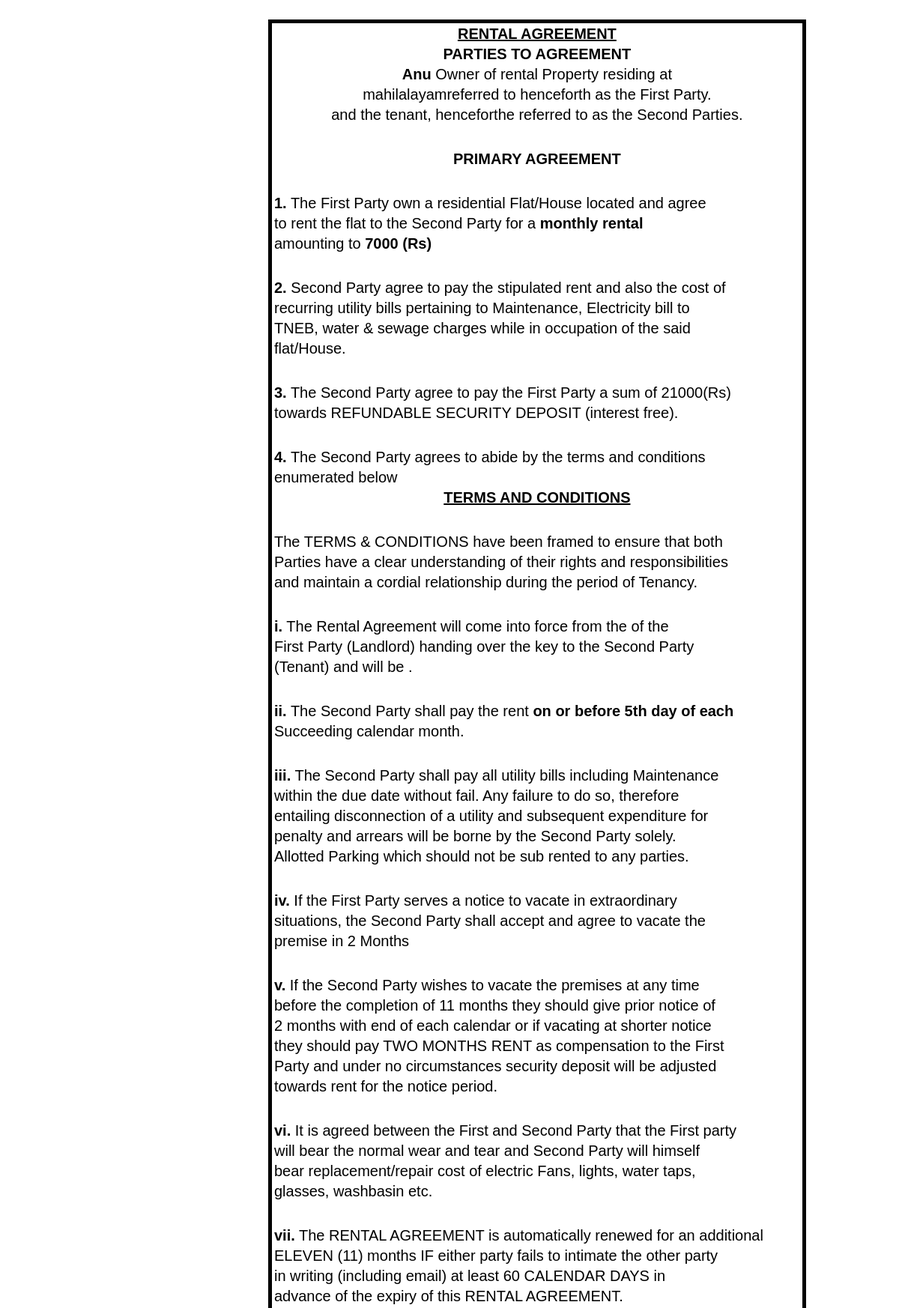
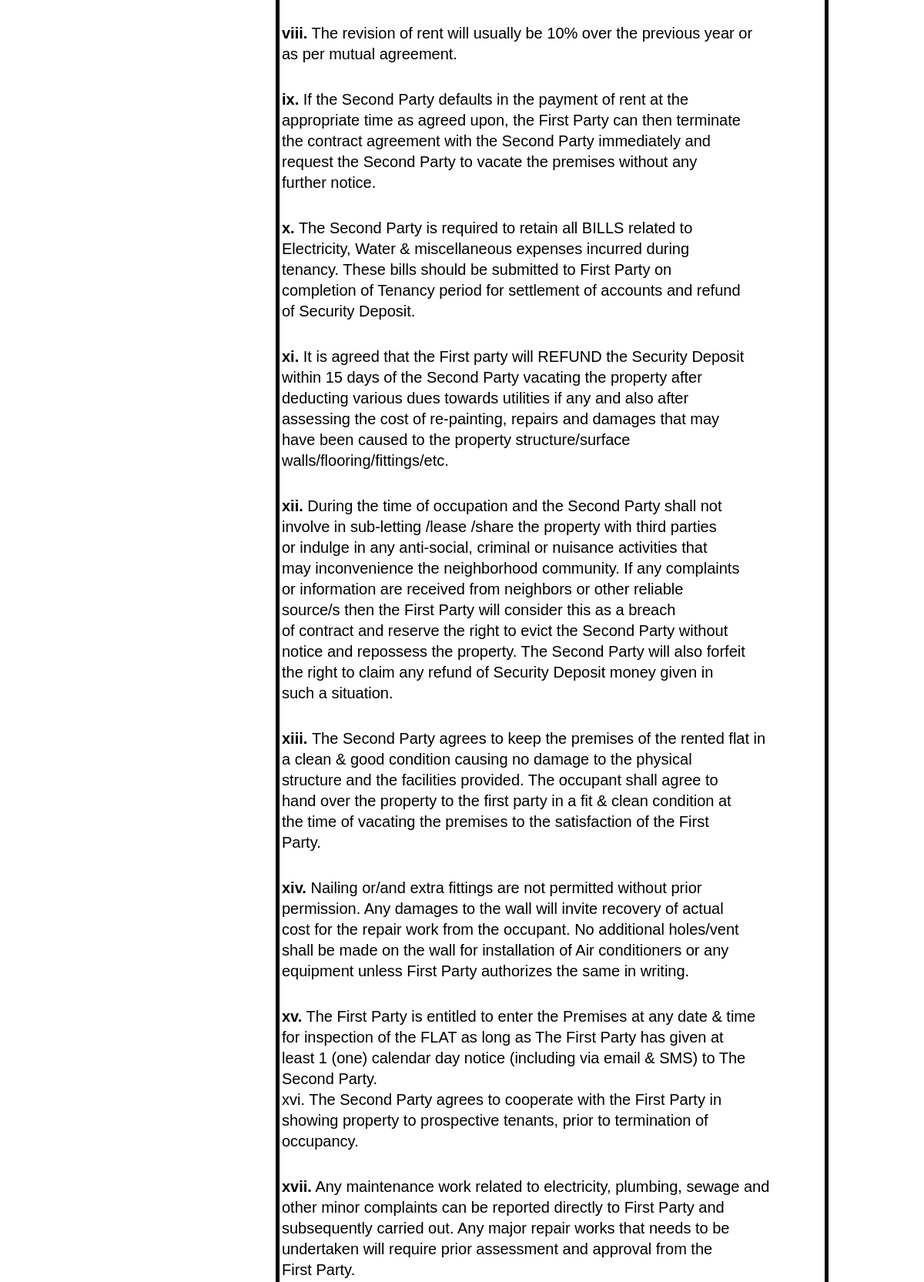
The page /rentalagreementview.php?id=12&name=12 (upper part) on the database its author committed (2 pictures, top to bottom).
### tables this page shows
CREATE TABLE `owner` (
  `no` varchar(15) NOT NULL,
  `name` varchar(30) DEFAULT NULL,
  `phoneno` varchar(25) NOT NULL,
  `email` varchar(35) NOT NULL,
  `dob` date DEFAULT NULL,
  `license` varchar(30) NOT NULL,
  `viterid` varchar(30) NOT NULL,
  `curaddress` varchar(350) DEFAULT NULL,
  `city` varchar(350) DEFAULT NULL,
  `disno` int(3) DEFAULT NULL,
  `pin` varchar(10) DEFAULT NULL,
  `desg` varchar(20) DEFAULT NULL,
  `ono` varchar(15) DEFAULT NULL,
  `ora` varchar(3) DEFAULT NULL,
  `num` int(15) DEFAULT NULL,
  `apornot` int(1) DEFAULT 0,
  `odate` datetime DEFAULT current_timestamp()
);

CREATE TABLE `advertisement` (
  `num` int(15) NOT NULL,
  `no` varchar(15) NOT NULL,
  `oname` varchar(35) DEFAULT NULL,
  `typeof` int(5) DEFAULT NULL,
  `advno` int(10) NOT NULL,
  `ora` varchar(3) DEFAULT NULL,
  `nofbatch` int(10) NOT NULL,
  `bhk` int(5) NOT NULL,
  `forb` varchar(5) DEFAULT NULL,
  `sqrft` varchar(20) DEFAULT NULL,
  `facing` varchar(10) DEFAULT NULL,
  `fy` varchar(3) DEFAULT NULL,
  `flatcno` varchar(12) DEFAULT NULL,
  `ebc` varchar(12) DEFAULT NULL,
  `tax` varchar(12) DEFAULT NULL,
  `rent` int(15) NOT NULL,
  `floor` int(6) DEFAULT NULL,
  `adno` int(11) DEFAULT NULL,
  `year` varchar(10) DEFAULT NULL,
  `pkno` int(5) NOT NULL,
  `description` varchar(500) DEFAULT NULL,
  `loan` varchar(3) DEFAULT NULL,
  `autname` varchar(30) DEFAULT NULL,
  `autdob` date DEFAULT NULL,
  `autcity` varchar(25) DEFAULT NULL,
  `autcno` varchar(12) DEFAULT NULL,
  `autpin` varchar(12) DEFAULT NULL,
  `autdesg` varchar(35) DEFAULT NULL,
  `autemail` varchar(35) DEFAULT NULL,
  `dis` int(4) DEFAULT NULL,
  `relation` varchar(12) DEFAULT NULL,
  `cno` varchar(15) DEFAULT NULL,
  `apornot` int(3) DEFAULT 0
);

### rentalagreementview.php (the view, shortened to what this page needs)
<html>
<head><title>rental agreement</title>
</head>
<body>
	<?php
	include'dataconnect.php';
	$num=$_GET['id'];
$sql=$conn->query("select * from advertisement where num='$num'");
  if($sql->num_rows >0)
    {
        while($res=mysqli_fetch_array($sql))
        {
         $userid=$res['no'];
         $rent=$res['rent'];
        }
    }
    $res=$conn->query("select * from owner where no='$userid'");
if($res->num_rows >0)
{
while($row=mysqli_fetch_assoc($res)){
$name=$row['name'];
$cur=$row['curaddress'];
}
}
$advpay=3*$rent;
?>
<table>
    <center><tr><center><td align="center"><b><u>RENTAL AGREEMENT</u></b></td></center></tr></center>
<tr><td align="center"><b>PARTIES TO AGREEMENT</b></td></tr>
<div class="letter">
<tr><center><td><center><b>
<?php echo $name;?></b> Owner of rental Property residing at</center></td></tr>
<tr><td><center><?php echo $cur;?>referred to henceforth as the First Party.</td></center></tr>
<tr><td><center>and
<b><?php echo $rentername;?></b> the tenant, henceforthe referred to as the Second Parties.</center></td></tr></div>
<tr><td></td></tr>
<tr><td></td></tr>
<tr><td></td></tr>
<tr><td></td></tr>
<tr><td></td></tr>
<tr><td></td></tr>
<tr><td></td></tr>
<tr><td></td></tr>
<tr><td><center><b>PRIMARY AGREEMENT</b></center></td></tr><tr><td></td></tr>
<tr><td></td></tr>
<tr><td></td></tr>
<tr><td></td></tr>
<tr><td></td></tr>
<tr><td></td></tr>
<tr><td></td></tr>
<tr><td></td></tr>
<center>
<tr><td><b>1.</b> The First Party own a residential Flat/House located  and agree</td></tr><tr><td> to rent the flat to the Second Party for a <b>monthly rental</b></td></tr><tr><td> amounting to <b><?php echo $rent;?> (Rs)</b></td></tr>
<tr><td></td></tr>
<tr><td></td></tr>
<tr><td></td></tr>
<tr><td></td></tr>
<tr><td></td></tr>
<tr><td></td></tr>
<tr><td></td></tr>
<tr><td></td></tr>
<tr><td><b>2.</b> Second Party agree to pay the stipulated rent and also the cost of</td></tr><tr><td> recurring utility bills pertaining to Maintenance, Electricity bill to</td></tr><tr><td> TNEB, water & sewage charges while in occupation of the said</td></tr><tr><td> flat/House.</td></tr>
<tr><td></td></tr>
<tr><td></td></tr>
<tr><td></td></tr>
<tr><td></td></tr>
<tr><td></td></tr>
<tr><td></td></tr>
<tr><td></td></tr>
<tr><td></td></tr>
<tr><td><b>3.</b> The Second Party agree to pay the First Party a sum of <?php echo $advpay;?>(Rs)</td></tr><tr><td> towards REFUNDABLE SECURITY DEPOSIT (interest free).</td></tr>
<tr><td></td></tr>
<tr><td></td></tr>
<tr><td></td></tr>
<tr><td></td></tr>
<tr><td></td></tr>
<tr><td></td></tr>
<tr><td></td></tr>
<tr><td></td></tr>
<tr><td><b>4.</b> The Second Party agrees to abide by the terms and conditions</td></tr><tr><td> enumerated below</td></tr>
<tr><td><center><b><u>TERMS AND CONDITIONS<u></b></center></td></tr>
    <tr><td></td></tr>
<tr><td></td></tr>
<tr><td></td></tr>
<tr><td></td></tr>
<tr><td></td></tr>
<tr><td></td></tr>
<tr><td></td></tr>
<tr><td></td></tr>
<tr><td>The TERMS & CONDITIONS have been framed to ensure that both </td></tr><tr><td>Parties have a clear understanding of their rights and responsibilities </td></tr><tr><td>and maintain a cordial relationship during the period of Tenancy.</td></tr>
<tr><td></td></tr>
<tr><td></td></tr>
<tr><td></td></tr>
<tr><td></td></tr>
<tr><td></td></tr>
<tr><td></td></tr>
<tr><td></td></tr>
<tr><td></td></tr>
<tr><td><b>i.</b> The Rental Agreement will come into force from the <?php echo $join?> of the </td></tr><tr><td>First Party (Landlord) handing over the key to the Second Party </td></tr><tr><td>(Tenant) and will be <?php echo $joinexp;?>.</td></tr><tr><td></td></tr>
<tr><td></td></tr>
<tr><td></td></tr>
<tr><td></td></tr>
<tr><td></td></tr>
<tr><td></td></tr>
<tr><td></td></tr>
<tr><td></td></tr>
<tr><td><b>ii.</b> The Second Party shall pay the rent <b>on or before 5th day of each</td></tr><tr><td> Succeeding calendar month</b>.</td></tr><tr><td></td></tr>
<tr><td></td></tr>
<tr><td></td></tr>
<tr><td></td></tr>
<tr><td></td></tr>
<tr><td></td></tr>
<tr><td></td></tr>
<tr><td></td></tr>
<tr><td><b>iii.</b> The Second Party shall pay all utility bills including Maintenance</td></tr><tr><td> within the due date without fail. Any failure to do so, therefore</td></tr><tr><td> entailing disconnection of a utility and subsequent expenditure for</td></tr><tr><td> penalty and arrears will be borne by the Second Party solely.</td></tr>
<tr><td>Allotted  Parking which should not be sub rented to any parties.</td></tr><tr><td></td></tr>
<tr><td></td></tr>
<tr><td></td></tr>
<tr><td></td></tr>
<tr><td></td></tr>
<tr><td></td></tr>
<tr><td></td></tr>
<tr><td></td></tr>
<tr><td><b>iv.</b> If the First Party serves a notice to vacate in extraordinary</td></tr><tr><td> situations, the Second Party shall accept and agree to vacate the</td></tr><tr><td> premise in 2 Months</td></tr>
<tr><td></td></tr>
<tr><td></td></tr>
<tr><td></td></tr>
<tr><td></td></tr>
<tr><td></td></tr>
<tr><td></td></tr>
<tr><td></td></tr>
<tr><td></td></tr>
<tr><td><b>v.</b> If the Second Party wishes to vacate the premises at any time</td></tr><tr><td> before the completion of 11 months they should give prior notice of</td></tr><tr><td> 2 months with end of each calendar or if vacating at shorter notice</td></tr><tr><td> they should pay TWO MONTHS RENT as compensation to the First</td></tr><tr><td> Party and under no circumstances security deposit will be adjusted</td></tr><tr><td> towards rent for the notice period.</td></tr>
<tr><td></td></tr>
<tr><td></td></tr>
<tr><td></td></tr>
<tr><td></td></tr>
<tr><td></td></tr>
<tr><td></td></tr>
<tr><td></td></tr>
<tr><td></td></tr>
<tr><td><b>vi.</b> It is agreed between the First and Second Party that the First party</td></tr><tr><td> will bear the normal wear and tear and Second Party will himself</td></tr><tr><td> bear replacement/repair cost of electric Fans, lights, water taps,</td></tr><tr><td> glasses, washbasin etc.</td></tr>
<tr><td></td></tr>
<tr><td></td></tr>
<tr><td></td></tr>
<tr><td></td></tr>
<tr><td></td></tr>
<tr><td></td></tr>
<tr><td></td></tr>
<tr><td></td></tr>
<tr><td><b>vii.</b> The RENTAL AGREEMENT is automatically renewed for an additional</td></tr><tr><td> ELEVEN (11) months IF either party fails to intimate the other party</td></tr><tr><td> in writing (including email) at least 60 CALENDAR DAYS in</td></tr><tr><td> advance of the expiry of this RENTAL AGREEMENT.</td></tr>
<tr><td></td></tr>
<tr><td></td></tr>
<tr><td></td></tr>
<tr><td></td></tr>
<tr><td></td></tr>
<tr><td></td></tr>
<tr><td></td></tr>
<tr><td></td></tr>
<tr><td><b>viii.</b> The revision of rent will usually be 10% over the previous year or</td></tr><tr><td> as per mutual agreement.</td></tr><tr><td></td></tr>
<tr><td></td></tr>
<tr><td></td></tr>
<tr><td></td></tr>
<tr><td></td></tr>
<tr><td></td></tr>
<tr><td></td></tr>
<tr><td></td></tr>
<tr><td><b>ix.</b> If the Second Party defaults in the payment of rent at the</td></tr><tr><td> appropriate time as agreed upon, the First Party can then terminate </td></tr><tr><td>the contract agreement with the Second Party immediately and</td></tr><tr><td> request the Second Party to vacate the premises without any</td></tr><tr><td> further notice.</td></tr><tr><td></td></tr>
<tr><td></td></tr>
<tr><td></td></tr>
<tr><td></td></tr>
<tr><td></td></tr>
<tr><td></td></tr>
<tr><td></td></tr>
<tr><td></td></tr>
<tr><td><b>x.</b> The Second Party is required to retain all BILLS related to </td></tr><tr><td>Electricity, Water & miscellaneous expenses incurred during</td></tr><tr><td> tenancy. These bills should be submitted to First Party on </td></tr><tr><td>completion of Tenancy period for settlement of accounts and refund</td></tr><tr><td> of Security Deposit.</td></tr><tr><td></td></tr>
<tr><td></td></tr>
<tr><td></td></tr>
<tr><td></td></tr>
<tr><td></td></tr>
<tr><td></td></tr>
<tr><td></td></tr>
<tr><td></td></tr>
<tr><td><b>xi.</b> It is agreed that the First party will REFUND the Security Deposit</td></tr><tr><td> within 15 days of the Second Party vacating the property after</td></tr><tr><td> deducting various dues towards utilities if any and also after </td></tr><tr><td>assessing the cost of re-painting, repairs and damages that may </td></tr><tr><td>have been caused to the property structure/surface</td></tr><tr><td> walls/flooring/fittings/etc.</td></tr><tr><td></td></tr>
<tr><td></td></tr>
<tr><td></td></tr>
<tr><td></td></tr>
<tr><td></td></tr>
<tr><td></td></tr>
<tr><td></td></tr>
<tr><td></td></tr>
<tr><td><b>xii.</b> During the time of occupation and the Second Party shall not</td></tr><tr><td> involve in sub-letting /lease /share the property with third parties</td></tr><tr><td> or indulge in any anti-social, criminal or nuisance activities that</td></tr><tr><td> may inconvenience the neighborhood community. If any complaints</td></tr><tr><td> or information are received from neighbors or other reliable </td></tr><tr><td>source/s
then the First Party will consider this as a breach</td></tr><tr><td> of contract and reserve the right to evict the Second Party without</td></tr><tr><td>
notice and repossess the property. The Second Party will also forfeit</td></tr><tr><td> the right to claim any refund of Security Deposit money given in </td></tr><tr><td>such a situation.</td></tr><tr><td></td></tr>
<tr><td></td></tr>
<tr><td></td></tr>
<tr><td></td></tr>
<tr><td></td></tr>
<tr><td></td></tr>
<tr><td></td></tr>
<tr><td></td></tr>
<tr><td><b>xiii. </b>The Second Party agrees to keep the premises of the rented flat in </td></tr><tr><td>a clean & good condition causing no damage to the physical </td></tr><tr><td>structure and the facilities provided. The occupant shall agree to</td></tr><tr><td> hand over the property to the first party in a fit & clean condition at</td></tr><tr><td> the time of vacating the premises to the satisfaction of the First</td></tr><tr><td> Party.</td></tr>
<tr><td></td></tr>
<tr><td></td></tr>
<tr><td></td></tr>
<tr><td></td></tr>
<tr><td></td></tr>
<tr><td></td></tr>
<tr><td></td></tr>
<tr><td></td></tr>
<tr><td><b>xiv.</b> Nailing or/and extra fittings are not permitted without prior</td></tr><tr><td> permission. Any damages to the wall will invite recovery of actual </td></tr><tr><td>cost for the repair work from the occupant. No additional holes/vent</td></tr><tr><td> shall be made on the wall for installation of Air conditioners or any</td></tr><tr><td> equipment unless First Party authorizes the same in writing.</td></tr>
<tr><td></td></tr>
<tr><td></td></tr>
<tr><td></td></tr>
<tr><td></td></tr>
<tr><td></td></tr>
<tr><td></td></tr>
<tr><td></td></tr>
<tr><td></td></tr>
<tr><td><b>xv.</b> The First Party is entitled to enter the Premises at any date & time</td></tr><tr><td> for inspection of the FLAT as long as The First Party has given at</td></tr><tr><td> least 1 (one) calendar day notice (including via email & SMS) to The </td></tr><tr><td>Second Party.</td></tr>
<tr><td>xvi. The Second Party agrees to cooperate with the First Party in</td></tr><tr><td> showing property to prospective tenants, prior to termination of </td></tr><tr><td>occupancy.</td></tr>
<tr><td></td></tr>
<tr><td></td></tr>
<tr><td></td></tr>
<tr><td></td></tr>
<tr><td></td></tr>
<tr><td></td></tr>
<tr><td></td></tr>
<tr><td></td></tr>
<tr><td><b>xvii.</b> Any maintenance work related to electricity, plumbing, sewage and</td></tr><tr><td> other minor complaints can be reported directly to First Party and</td></tr><tr><td> subsequently carried out. Any major repair works that needs to be</td></tr><tr><td> undertaken will require prior assessment and approval from the</td></tr><tr><td> First Party.</td></tr>
</center>
</table>
</body>
</html>

### rentalagreementview.php (style rules this page uses)
table { margin-left: 350px; align-content: center; border:5px solid black; }
.letter { font-size: 20px; font-style: bold; }
td { font-size: 20px; font-family:Liberation Sans; }

### rows shown on the page
owner: name "Anu", curaddress "mahilalayam"
advertisement: rent "7000", rent "21000"
